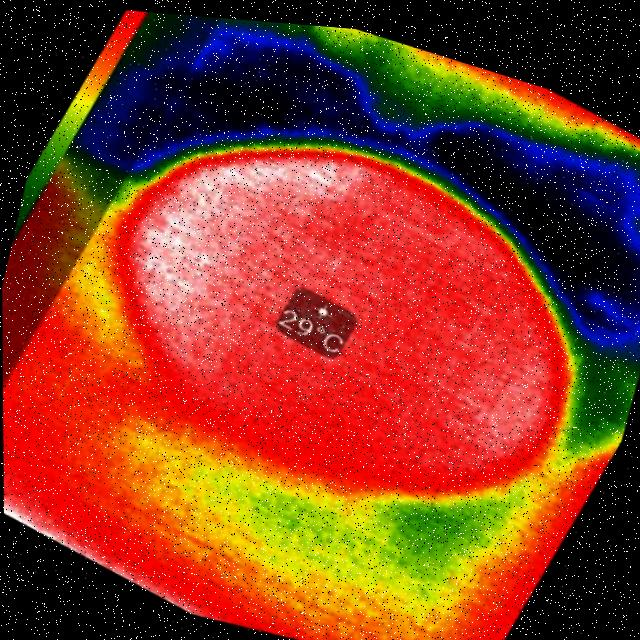
#> input picture DATA/train/fresh/Mango_1_jpg.rf.0476322721297199b043aaa28f590e8a.jpg, 640 x 640 px; its folder holds 3 pictures in this run
$ jupyter execute --allow-errors classification_using_Random_Forest_and_SVM.ipynb   (older library calls are emulated)
#> lines starting #> are read from the running program, lines starting #| are printed output that depends on the picture; pictures that were not available may be replaced by others from this repository, and a replacement may not be noted
[cell 1]
import numpy as np
import matplotlib.pyplot as plt
import glob
import cv2
import os
import seaborn as sns
import pandas as pd
from skimage.filters import sobel

print(os.listdir("/content/drive/MyDrive/Colab Notebooks/datasets/new--mango--thermal-1/"))

#Resize images to
SIZE =416

[cell 2]
from google.colab import drive
drive.mount('/content/drive')

[cell 3]
#Capture images and labels into arrays.
#Start by creating empty lists.
train_images = []
train_labels = []
for directory_path in glob.glob("/content/drive/MyDrive/Colab Notebooks/datasets/new--mango--thermal-1/train/*"):
    label = os.path.basename(directory_path)  # Get the folder name (label)
    print(label)
    for img_path in glob.glob(os.path.join(directory_path, "*.jpg")):

        img = cv2.imread(img_path, cv2.IMREAD_COLOR) #Reading color images
#> img is the input picture: shape (640, 640, 3); mean B, G, R 32.8, 59.7, 137.1
        img = cv2.resize(img, (SIZE, SIZE)) #Resize images
#> img: shape (416, 416, 3)
        #img = cv2.cvtColor(img, cv2.COLOR_RGB2BGR) #Optional step. Change BGR to RGB
        train_images.append(img)
        train_labels.append(label)

train_images = np.array(train_images)
train_labels = np.array(train_labels)

#Do exactly the same for test/validation images
# test
test_images = []
test_labels = []
for directory_path in glob.glob("/content/drive/MyDrive/Colab Notebooks/datasets/new--mango--thermal-1/test/*"):
    tlabel = os.path.basename(directory_path)  # Get the folder name (label)
    print(tlabel)
    for img_path in glob.glob(os.path.join(directory_path, "*.jpg")):
        img = cv2.imread(img_path, cv2.IMREAD_COLOR)
        img = cv2.resize(img, (SIZE, SIZE))
        #img = cv2.cvtColor(img, cv2.COLOR_RGB2BGR) #Optional
        test_images.append(img)
        test_labels.append(tlabel)

test_images = np.array(test_images)
test_labels = np.array(test_labels)

[cell 4]
#Encode labels from text (folder names) to integers.
from sklearn import preprocessing
le = preprocessing.LabelEncoder()
le.fit(test_labels)
test_labels_encoded = le.transform(test_labels)
le.fit(train_labels)
train_labels_encoded = le.transform(train_labels)

[cell 5]
#Split data into test and train datasets (already split but assigning to meaningful convention)
#If you only have one dataset then split here
x_train, y_train, x_test, y_test = train_images, train_labels_encoded, test_images, test_labels_encoded

# Normalize pixel values to between 0 and 1
x_train, x_test = x_train / 255.0, x_test / 255.0

[cell 6]
###################################################################

def feature_extractor(dataset):
    x_train = dataset
    image_dataset = pd.DataFrame()
    for image in range(x_train.shape[0]):  #iterate through each file
        #print(image)

        df = pd.DataFrame()  #Temporary data frame to capture information for each loop.
        #Reset dataframe to blank after each loop.

        input_img = x_train[image, :,:,:]
        img = input_img
    ################################################################
    #START ADDING DATA TO THE DATAFRAME
    #Add feature extractors, e.g. edge detection, smoothing, etc.

         # FEATURE 1 - Pixel values

        #Add pixel values to the data frame
        pixel_values = img.reshape(-1)
        df['Pixel_Value'] = pixel_values   #Pixel value itself as a feature
        #df['Image_Name'] = image   #Capture image name as we read multiple images

        # FEATURE 2 - Bunch of Gabor filter responses

         #Generate Gabor features
        num = 1  #To count numbers up in order to give Gabor features a lable in the data frame
        kernels = []
        for theta in range(1):   #Define number of thetas
            theta = theta / 4. * np.pi
            for sigma in (1, 3):  #Sigma with 1 and 3
                lamda = np.pi/4
                gamma = 0.5
                gabor_label = 'Gabor' + str(num)  #Label Gabor columns as Gabor1, Gabor2, etc.
    #                print(gabor_label)
                ksize=9
                kernel = cv2.getGaborKernel((ksize, ksize), sigma, theta, lamda, gamma, 0, ktype=cv2.CV_32F)
                kernels.append(kernel)
                #Now filter the image and add values to a new column
                fimg = cv2.filter2D(img, cv2.CV_8UC3, kernel)
                filtered_img = fimg.reshape(-1)
                df[gabor_label] = filtered_img  #Labels columns as Gabor1, Gabor2, etc.
                print(gabor_label, ': theta=', theta, ': sigma=', sigma, ': lamda=', lamda, ': gamma=', gamma)
                num += 1  #Increment for gabor column label


        #Append features from current image to the dataset
        image_dataset = pd.concat([image_dataset, df], ignore_index=True)
#> this loop made 4 passes
#> pass 2, in feature_extractor, `input_img = x_train[image, :,:,:]`:
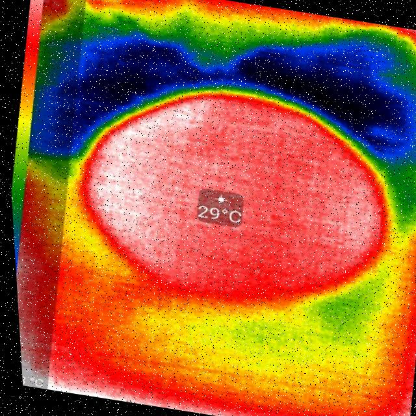
#> input_img: shape (416, 416, 3) float64; mean of channels 0, 1, 2 0.223, 0.383, 0.636; drawn as B, G, R
#> pass 3, in feature_extractor, `input_img = x_train[image, :,:,:]`:
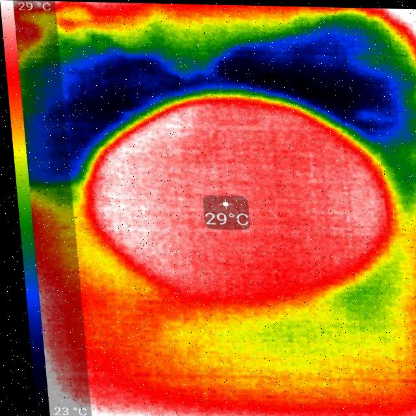
#> input_img: shape (416, 416, 3) float64; mean of channels 0, 1, 2 0.211, 0.37, 0.64; drawn as B, G, R
#> after the loop:
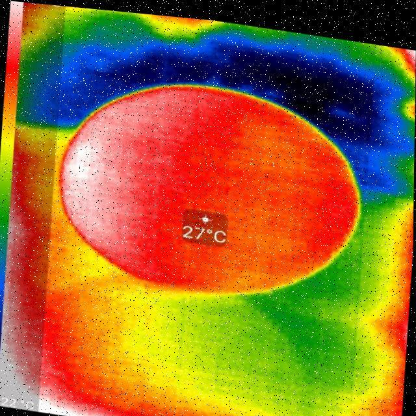
#> img: shape (416, 416, 3) float64; mean of channels 0, 1, 2 0.193, 0.424, 0.597; drawn as B, G, R

    return image_dataset

####################################################################

[cell 7]
#Extract features from training images
image_features = feature_extractor(x_train)

#Reshape to a vector for Random Forest / SVM training
n_features = image_features.shape[1]
#> n_features = 3
image_features = np.expand_dims(image_features, axis=0)
X_for_RF = np.reshape(image_features, (x_train.shape[0], -1))  #Reshape to #images, features

[cell 8]
print(n_features)
#| 3
print(X_for_RF.shape)
#| (4, 1557504)

[cell 9]
#Define the classifier
from sklearn.ensemble import RandomForestClassifier
RF_model = RandomForestClassifier(n_estimators = 50, random_state = 42)

#Can also use SVM but RF is faster and may be more accurate.
#from sklearn import svm
#SVM_model = svm.SVC(decision_function_shape='ovo')  #For multiclass classification
#SVM_model.fit(X_for_RF, y_train)


# Fit the model on training data
RF_model.fit(X_for_RF, y_train) #For sklearn no one hot encoding

[cell 10]
#Predict on Test data
#Extract features from test data and reshape, just like training data
test_features = feature_extractor(x_test)
test_features = np.expand_dims(test_features, axis=0)
test_for_RF = np.reshape(test_features, (x_test.shape[0], -1))

#Predict on test
test_prediction = RF_model.predict(test_for_RF)
#Inverse le transform to get original label back.
test_prediction = le.inverse_transform(test_prediction)

[cell 11]
print(test_prediction)
print(test_for_RF.shape)
#| (1, 1557504)
print(test_labels)

[cell 12]
#Print overall accuracy
from sklearn import metrics
print ("Accuracy = ", metrics.accuracy_score(test_labels, test_prediction))

#Print confusion matrix
from sklearn.metrics import confusion_matrix
cm = confusion_matrix(test_labels, test_prediction)

fig, ax = plt.subplots(figsize=(6,6))         # Sample figsize in inches
sns.set(font_scale=1.6)
sns.heatmap(cm, annot=True, ax=ax)
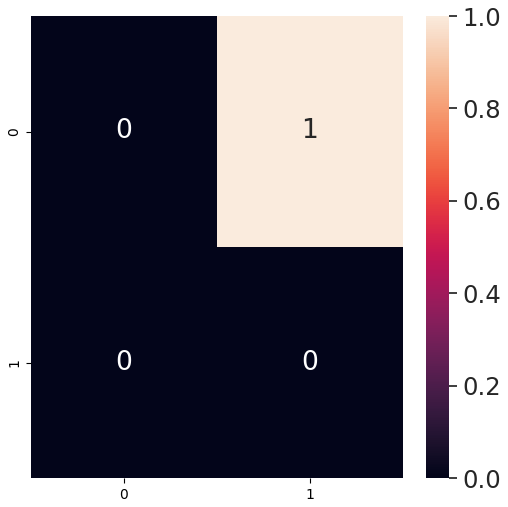
#> figure drawn by matplotlib, 2 panels

[cell 13]
#Can also use SVM but RF is faster and may be more accurate.
from sklearn import svm
SVM_model = svm.SVC(decision_function_shape='ovo')  #For multiclass classification
SVM_model.fit(X_for_RF, y_train)

[cell 14]
#Predict on Test data
#Extract features from test data and reshape, just like training data
test_features = feature_extractor(x_test)
test_features = np.expand_dims(test_features, axis=0)
test_for_RF = np.reshape(test_features, (x_test.shape[0], -1))

#Predict on test
test_prediction = SVM_model.predict(test_for_RF)
#Inverse le transform to get original label back.
test_prediction = le.inverse_transform(test_prediction)

[cell 15]
print(test_prediction)
print(test_for_RF.shape)
#| (1, 1557504)
print(test_labels)

[cell 16]
#Print overall accuracy
from sklearn import metrics
print ("Accuracy = ", metrics.accuracy_score(test_labels, test_prediction))

#Print confusion matrix
from sklearn.metrics import confusion_matrix
cm = confusion_matrix(test_labels, test_prediction)

fig, ax = plt.subplots(figsize=(6,6))         # Sample figsize in inches
sns.set(font_scale=1.6)
sns.heatmap(cm, annot=True, ax=ax)
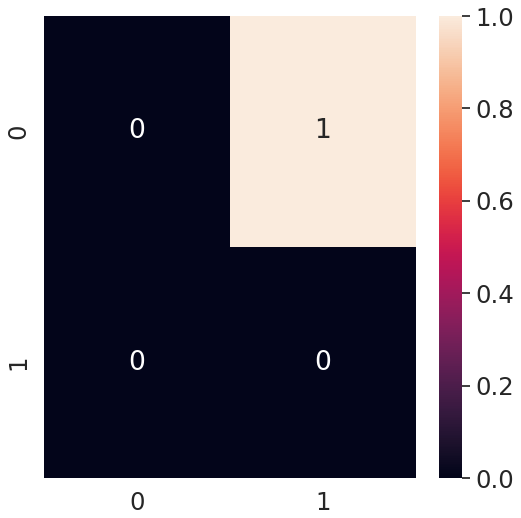
#> figure drawn by matplotlib, 2 panels

[cell 17]
from sklearn.naive_bayes import MultinomialNB

# Create a Multinomial Naive Bayes model
NB_model = MultinomialNB()

# Train the model
NB_model.fit(X_for_RF, y_train)

[cell 18]
#Predict on Test data
#Extract features from test data and reshape, just like training data
test_features = feature_extractor(x_test)
test_features = np.expand_dims(test_features, axis=0)
test_for_RF = np.reshape(test_features, (x_test.shape[0], -1))

#Predict on test
test_prediction = NB_model.predict(test_for_RF)
#Inverse le transform to get original label back.
test_prediction = le.inverse_transform(test_prediction)

[cell 19]
print(test_prediction)
print(test_for_RF.shape)
#| (1, 1557504)
print(test_labels)

[cell 20]
#Print overall accuracy
from sklearn import metrics
print ("Accuracy = ", metrics.accuracy_score(test_labels, test_prediction))

#Print confusion matrix
from sklearn.metrics import confusion_matrix
cm = confusion_matrix(test_labels, test_prediction)

fig, ax = plt.subplots(figsize=(6,6))         # Sample figsize in inches
sns.set(font_scale=1.6)
sns.heatmap(cm, annot=True, ax=ax)

[cell 21]
from sklearn.neighbors import KNeighborsClassifier

# Create a KNN model with a Gaussian-like effect using 'weights'
KNN_model = KNeighborsClassifier(n_neighbors=5, weights='distance')

# Train the model
KNN_model.fit(X_for_RF, y_train)

[cell 22]
#Predict on Test data
#Extract features from test data and reshape, just like training data
test_features = feature_extractor(x_test)
test_features = np.expand_dims(test_features, axis=0)
test_for_RF = np.reshape(test_features, (x_test.shape[0], -1))

#Predict on test
#> (the rest of this cell did not finish here and is left out)

[cell 23]
print(test_prediction)
print(test_for_RF.shape)
#| (1, 1557504)
print(test_labels)

[cell 24]
#Print overall accuracy
from sklearn import metrics
print ("Accuracy = ", metrics.accuracy_score(test_labels, test_prediction))

#Print confusion matrix
from sklearn.metrics import confusion_matrix
cm = confusion_matrix(test_labels, test_prediction)

fig, ax = plt.subplots(figsize=(6,6))         # Sample figsize in inches
sns.set(font_scale=1.6)
sns.heatmap(cm, annot=True, ax=ax)

[cell 25]
img = cv2.imread("/content/drive/MyDrive/Colab Notebooks/datasets/new--mango--thermal-1/test/Ripened/Mango_1_jpg.rf.46d181ec330dfc6ecf8e83db059d2bf7.jpg", cv2.IMREAD_COLOR)
img = cv2.resize(img, (SIZE, SIZE))

plt.imshow(img)
train_images = []
train_images.append(img)
image=np.array(train_images)


#Predict on Test data
#Extract features from test data and reshape, just like training data
test_features = feature_extractor(image)
#> test_features = table of 519168 rows and 3 columns
test_features = np.expand_dims(test_features, axis=0)

test_for_RF = np.reshape(test_features, (image.shape[0], -1))


#Predict on test
test_prediction = RF_model.predict(test_for_RF)
#> test_prediction = [0]
#Inverse le transform to get original label back.
test1 = le.inverse_transform(test_prediction)

[cell 26]
print(test1)
#| ['fresh']
